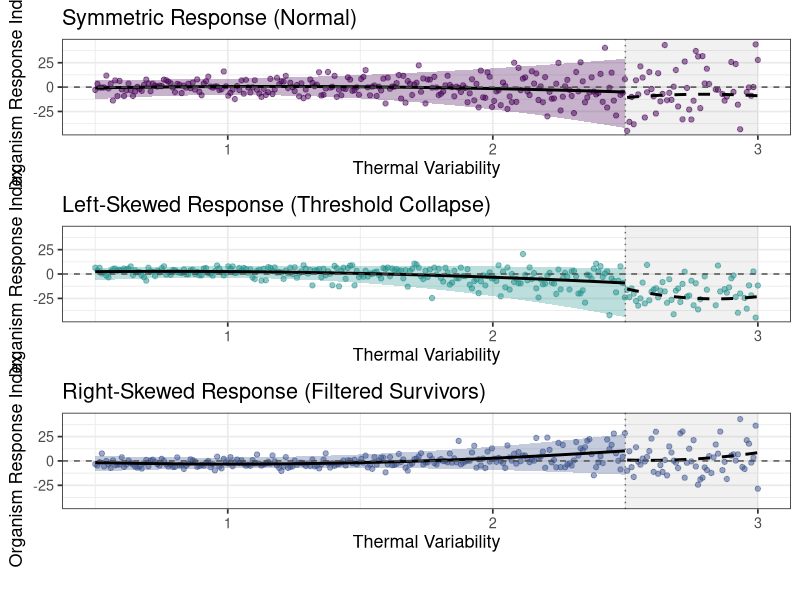

Here is the R script that generated this plot:
# Load libraries
library(ggplot2)
library(sn)
library(gridExtra)
library(viridis)
library(quantreg)
library(dplyr)
library(cowplot)

set.seed(42)

### =======================
### USER-DEFINED PARAMETERS
### =======================

# Number of points to simulate
n <- 300

# Range of thermal variability to simulate across
thermal_variability <- seq(0.5, 3, length.out = n)

# Threshold value where the organism response behavior changes
threshold_point <- 2.5

# Parameters for the three data scenarios:
# Skew value: controls asymmetry of the distribution
# Center shift: moves the center of response before the threshold
# Drop: vertical drop in response after the threshold
params_symmetric <- list(skew_value = 0,   center_shift = 0,  drop = -5)
params_left_skew <- list(skew_value = -3,  center_shift = 7,  drop = -13)
params_right_skew <- list(skew_value = 3,  center_shift = -7, drop = -13)

# Color palette for plots (dark viridis shades, skipping yellow)
custom_colors <- c("#440154FF", "#21908CFF", "#3B528BFF")  # p1, p2, p3

### =======================
### FUNCTIONS
### =======================

# Simulate data with skew, funnel shape, and threshold-induced shift
generate_skewed_data_with_threshold <- function(skew_value, center_shift = 0, threshold = 2.5, drop = -5) {
  omega <- 5 + thermal_variability^3  # Funnel: tighter at low variability
  xi <- ifelse(thermal_variability < threshold, center_shift, center_shift + drop)
  response <- rsn(n = n, xi = xi, omega = omega, alpha = skew_value)
  data.frame(
    thermal_variability = thermal_variability,
    organism_response = response
  )
}

# Fit separate quadratic trends pre- and post-threshold
get_trend_lines <- function(data, threshold) {
  data_pre <- filter(data, thermal_variability <= threshold)
  data_post <- filter(data, thermal_variability > threshold)
  
  model_pre <- lm(organism_response ~ poly(thermal_variability, 2), data = data_pre)
  model_post <- lm(organism_response ~ poly(thermal_variability, 2), data = data_post)
  
  x_pre <- seq(min(data_pre$thermal_variability), max(data_pre$thermal_variability), length.out = 100)
  x_post <- seq(min(data_post$thermal_variability), max(data_post$thermal_variability), length.out = 100)
  
  data.frame(
    x = c(x_pre, x_post),
    y = c(predict(model_pre, data.frame(thermal_variability = x_pre)),
          predict(model_post, data.frame(thermal_variability = x_post))),
    phase = rep(c("Pre", "Post"), each = 100)
  )
}

# Generate 95% quantile ribbons
get_quantile_ribbon <- function(df, taus = c(0.05, 0.95)) {
  rq_low <- rq(organism_response ~ poly(thermal_variability, 2), tau = taus[1], data = df)
  rq_high <- rq(organism_response ~ poly(thermal_variability, 2), tau = taus[2], data = df)
  x_seq <- seq(min(df$thermal_variability), max(df$thermal_variability), length.out = 300)
  pred_low <- predict(rq_low, newdata = data.frame(thermal_variability = x_seq))
  pred_high <- predict(rq_high, newdata = data.frame(thermal_variability = x_seq))
  data.frame(thermal_variability = x_seq, ymin = pred_low, ymax = pred_high)
}

# Plot function with trend lines, ribbons, and threshold shading
make_threshold_plot <- function(data, title, color, threshold = 2.5) {
  ribbon_data <- get_quantile_ribbon(data)
  ribbon_data_pre <- filter(ribbon_data, thermal_variability <= threshold)
  trend_df <- get_trend_lines(data, threshold)
  
  ggplot(data, aes(x = thermal_variability, y = organism_response)) +
    annotate("rect", xmin = threshold, xmax = max(data$thermal_variability),
             ymin = -Inf, ymax = Inf, fill = "gray30", alpha = 0.08) +
    
    geom_ribbon(data = ribbon_data_pre,
                aes(x = thermal_variability, ymin = ymin, ymax = ymax),
                fill = color, alpha = 0.3, inherit.aes = FALSE) +
    
    geom_point(alpha = 0.5, color = color) +
    
    geom_line(data = trend_df, aes(x = x, y = y, linetype = phase), color = "black", linewidth = 1) +
    
    geom_vline(xintercept = threshold, linetype = "dotted", color = "gray40") +
    geom_hline(yintercept = 0, linetype = "dashed", color = "gray30") +
    
    scale_linetype_manual(values = c("Pre" = "solid", "Post" = "dashed")) +
    guides(linetype = guide_legend(override.aes = list(color = "black"))) +
    
    labs(title = title,
         x = "Thermal Variability",
         y = "Organism Response Index",
         linetype = "Trend Phase") +
    ylim(-45, 45) +
    theme_bw(base_size = 13) +
    theme(legend.position = "bottom")
}

### =======================
### GENERATE DATA & PLOTS
### =======================

data_symmetric   <- generate_skewed_data_with_threshold(
  skew_value = params_symmetric$skew_value,
  center_shift = params_symmetric$center_shift,
  drop = params_symmetric$drop
)

data_left_skew   <- generate_skewed_data_with_threshold(
  skew_value = params_left_skew$skew_value,
  center_shift = params_left_skew$center_shift,
  drop = params_left_skew$drop
)

data_right_skew  <- generate_skewed_data_with_threshold(
  skew_value = params_right_skew$skew_value,
  center_shift = params_right_skew$center_shift,
  drop = params_right_skew$drop
)

p1 <- make_threshold_plot(data_symmetric,   "Symmetric Response (Normal)",                custom_colors[1])
p2 <- make_threshold_plot(data_left_skew,   "Left-Skewed Response (Threshold Collapse)",  custom_colors[2])
p3 <- make_threshold_plot(data_right_skew,  "Right-Skewed Response (Filtered Survivors)", custom_colors[3])

# Arrange plots vertically without legends
combined_plot <- plot_grid(p1 + theme(legend.position = "none"),
                           p2 + theme(legend.position = "none"),
                           p3 + theme(legend.position = "none"),
                           ncol = 1, align = "v")

# Extract and append legend
legend <- get_legend(p1)
final_plot <- plot_grid(combined_plot, legend, ncol = 1, rel_heights = c(1, 0.07))

# Save final figure
ggsave("3phases_threshold_funnel_skew222.png", plot = final_plot,
       width = 6, height = 8.5, dpi = 300, units = "in")
